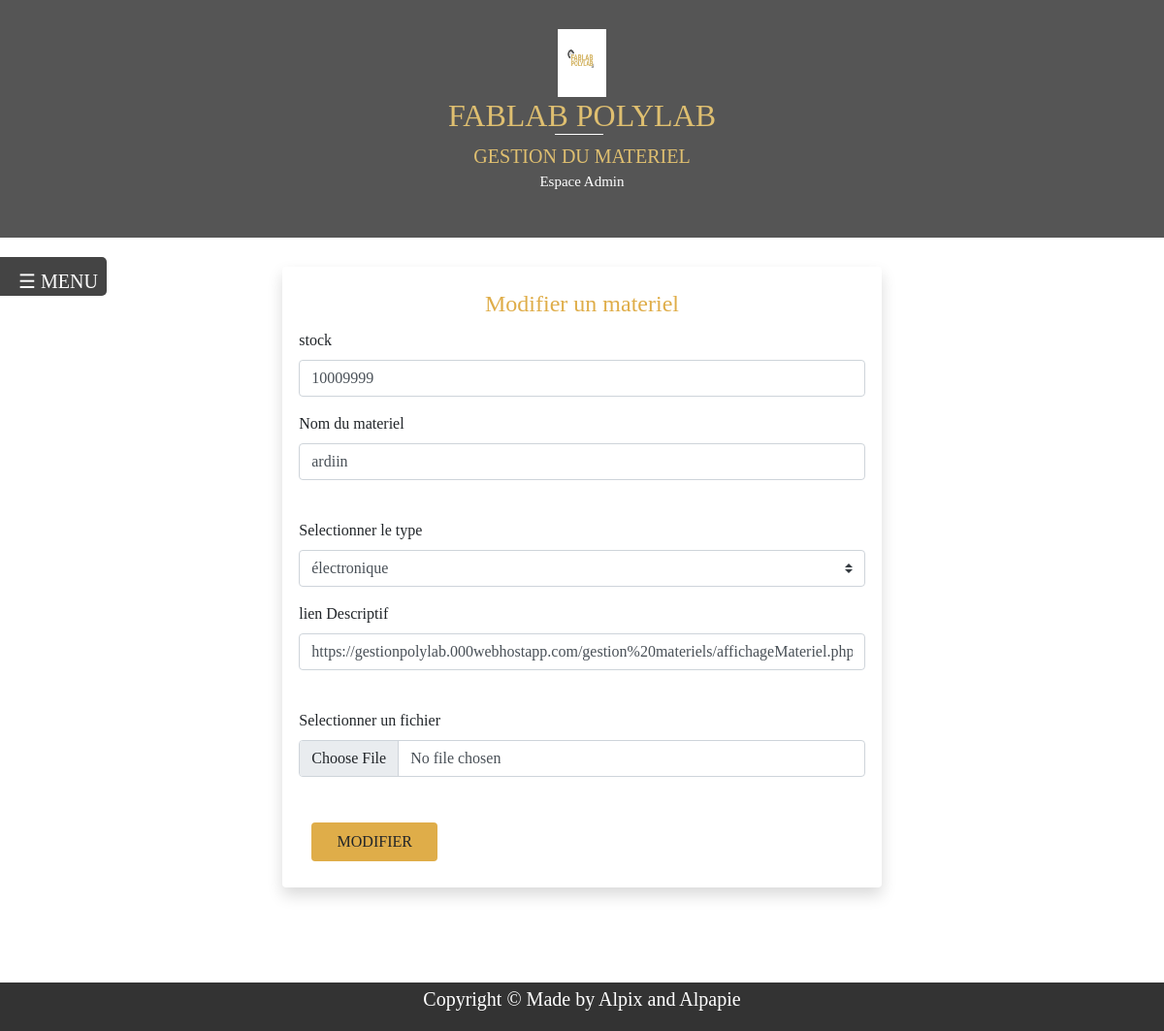
/gestion materiels/modifMateriel.php?id=32 (signed in), run on the app's committed database.
### tables this page shows
CREATE TABLE IF NOT EXISTS `materiels` (
  `id` int(11) NOT NULL AUTO_INCREMENT,
  `stock` int(50) NOT NULL,
  `nom` varchar(256) NOT NULL,
  `typpe` varchar(256) NOT NULL,
  `images` varchar(256) NOT NULL,
  `date ajout` timestamp NOT NULL DEFAULT CURRENT_TIMESTAMP,
  `lienDescription` varchar(256) NOT NULL,
  PRIMARY KEY (`id`)
);

### gestion materiels/modifMateriel.php (the view, shortened to what this page needs)
  <html lang="en">
<head>
    <link rel="stylesheet" href="../view/style.css">
    <link rel="stylesheet" type="text/css" href="../view/css/bootstrap.css">
    <link rel="stylesheet" type="text/css" href="../view/css/bootstrap.min.css">
<?php
$id= $_GET['id'];
require("../controller/connexion-bd.php");
$requet="SELECT* FROM materiels where id=$id";
$resultat=mysqli_query($connexion,$requet);
$ligne=mysqli_fetch_assoc($resultat);
?>
<!DOCTYPE html>
<html lang="en">
<head>
</head>
<body>
  <?Php include("../view/header.php");
?>
</body>
</html>
</head>
<body>
<button class="openbtn" onclick="openNav()"> <span style="margin-right: -100px">☰ MENU</span></button>
<div class="  container ">
			<div class="row col-12 col-sm-7 align mx-auto ">
            <div class="form_edit shadow rounded ">
            <form class="row "  action="../controller/modifMateriel.php" method="post" enctype="multipart/form-data">
            <fieldset>
            <legend style="color: #dfad49;text-align: center;">	Modifier un materiel</legend>
               <div class="mb-3">
                <label class="form-label">stock</label>
                <input class="form-control" type="text" class="form-control "name="code" value="<?Php echo $ligne['stock']?>" required>
              </div>
                       <div class="mb-3">
                <label  class="form-label">  Nom du materiel  </label>
                <input class="form-control" type="text" name="nom" value="<?Php echo $ligne['nom']?>" required class="form-control" ><br>
              </div>
                           <div class="mb-3">
                              <label  for="type" class="form-label"> Selectionner le type </label>
<select class="custom-select mr-sm-2" id="inlineFormCustomSelect" name="typpe" data-style="btn-warning">
  <option value="électronique" >électronique</option>
 </select>
 </div>
                       <div class="mb-3">
                <label  class="form-label">lien Descriptif  </label>
                <input class="form-control" type="text" name="lienDescription" value="<?Php echo $ligne['lienDescription']?>" required class="form-control" ><br>
              </div>
                           <div class="mb-3">
                                                          <label  for="fichier" class="form-label">  Selectionner un fichier </label>
                          <input type="file" class="form-control"name="image" value="<?Php echo $ligne['images']?>" ><br>
                          </div>
              <div class="btn">
                <button  style="background-color: #dfad49; text-align: center;" type="submit" class="btn ">MODIFIER</button>
              </div>
         </fieldset>
         </div>
</div>
    </div></div><br><br>
    <footer class="footer">
        <p style="font-size:20px">Copyright &copy; Made by Alpix and Alpapie </p>
    </footer>
</body>
</html>

### view/style.css (style rules this page uses)
* { position: relative; margin: 0%; padding: 0%; font-family:'Bahnschrift'; }
* { box-sizing: border-box; }
body { margin: 0; font-size: 26px; }
footer.footer { position: relative; height: 70px; font-size: 16px; bottom: 0; display: flex; flex-direction: column; justify-content: center; }
footer.footer { text-align: center; background-color: #333; height: 50px; bottom: 0; width: 100%; color:#FFF; margin-top: 50px; }
body { font-family:'Arial'; }
fieldset > legend { text-align:center; display:flex; flex-direction:column; }
fieldset { border-radius: 7px; padding: 10px; }
button { margin-left: 80px; width: 130px; height: 40px; }

### view/header.php (style rules this page uses)
* { box-sizing: border-box; }
button { background-color: #ddd; border: none; cursor: pointer; }

### gestion materiels/modifMateriel.php (style rules this page uses)
.openbtn { position:fixed; z-index: 1; font-size: 20px; cursor: pointer; background-color: #444; color: white; padding: 10px 15px; border: none; margin-left: 10px; margin-top: 20px; border-radius: 10px; transition: all .2s; left: -100px; width: 200px; transition: 0.3s; text-decoration: none; font-size: 20px; color: white; border-radius: 0 5px 5px 0; }
div.form_edit { margin-top: 30px; padding: 20px; margin-right: 00px; }
.align { text-align:left ; }

### data on the page
materiels: code "10009999", nom "ardiin", lienDescription "https://gestionpolylab.000webhostapp.com/gestion%20materiels/affichageMateriel.php"
